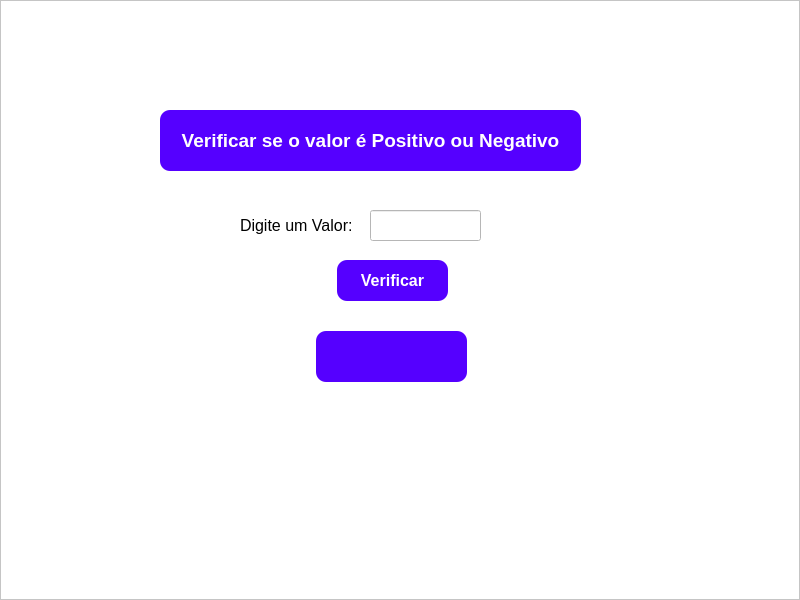
<?xml version="1.0" encoding="UTF-8"?>
<ui version="4.0">
 <class>MainWindow</class>
 <widget class="QMainWindow" name="MainWindow">
  <property name="geometry">
   <rect>
    <x>0</x>
    <y>0</y>
    <width>800</width>
    <height>600</height>
   </rect>
  </property>
  <property name="windowTitle">
   <string>MainWindow</string>
  </property>
  <widget class="QWidget" name="centralwidget">
   <layout class="QHBoxLayout" name="horizontalLayout">
    <property name="spacing">
     <number>0</number>
    </property>
    <property name="leftMargin">
     <number>0</number>
    </property>
    <property name="topMargin">
     <number>0</number>
    </property>
    <property name="rightMargin">
     <number>0</number>
    </property>
    <property name="bottomMargin">
     <number>0</number>
    </property>
    <item>
     <widget class="QFrame" name="frame">
      <property name="styleSheet">
       <string notr="true">background-color: #FFF;</string>
      </property>
      <property name="frameShape">
       <enum>QFrame::StyledPanel</enum>
      </property>
      <property name="frameShadow">
       <enum>QFrame::Raised</enum>
      </property>
      <widget class="QLabel" name="label">
       <property name="geometry">
        <rect>
         <x>240</x>
         <y>200</y>
         <width>131</width>
         <height>51</height>
        </rect>
       </property>
       <property name="font">
        <font>
         <family>Arial</family>
         <pointsize>12</pointsize>
        </font>
       </property>
       <property name="text">
        <string>Digite um Valor:</string>
       </property>
      </widget>
      <widget class="QLineEdit" name="valor_lineEdit">
       <property name="geometry">
        <rect>
         <x>370</x>
         <y>210</y>
         <width>111</width>
         <height>31</height>
        </rect>
       </property>
      </widget>
      <widget class="QLabel" name="label_2">
       <property name="geometry">
        <rect>
         <x>160</x>
         <y>110</y>
         <width>421</width>
         <height>61</height>
        </rect>
       </property>
       <property name="font">
        <font>
         <family>Arial</family>
         <pointsize>14</pointsize>
         <weight>75</weight>
         <bold>true</bold>
        </font>
       </property>
       <property name="styleSheet">
        <string notr="true">background-color: rgb(85, 0, 255);
color: #FFF;
border-radius: 10px;</string>
       </property>
       <property name="text">
        <string>Verificar se o valor é Positivo ou Negativo</string>
       </property>
       <property name="alignment">
        <set>Qt::AlignCenter</set>
       </property>
      </widget>
      <widget class="QPushButton" name="pb_verificar">
       <property name="geometry">
        <rect>
         <x>337</x>
         <y>260</y>
         <width>111</width>
         <height>41</height>
        </rect>
       </property>
       <property name="font">
        <font>
         <pointsize>12</pointsize>
         <weight>75</weight>
         <bold>true</bold>
        </font>
       </property>
       <property name="styleSheet">
        <string notr="true">background-color: rgb(85, 0, 255);
color: #FFF;
border-radius: 10px;</string>
       </property>
       <property name="text">
        <string>Verificar</string>
       </property>
      </widget>
      <widget class="QLabel" name="res_label">
       <property name="geometry">
        <rect>
         <x>316</x>
         <y>331</y>
         <width>151</width>
         <height>51</height>
        </rect>
       </property>
       <property name="font">
        <font>
         <family>Arial</family>
         <pointsize>14</pointsize>
         <weight>75</weight>
         <bold>true</bold>
        </font>
       </property>
       <property name="styleSheet">
        <string notr="true">background-color: rgb(85, 0, 255);
color: #FFF;
border-radius: 10px;</string>
       </property>
       <property name="text">
        <string/>
       </property>
       <property name="alignment">
        <set>Qt::AlignCenter</set>
       </property>
      </widget>
     </widget>
    </item>
   </layout>
  </widget>
 </widget>
 <resources/>
 <connections/>
</ui>
